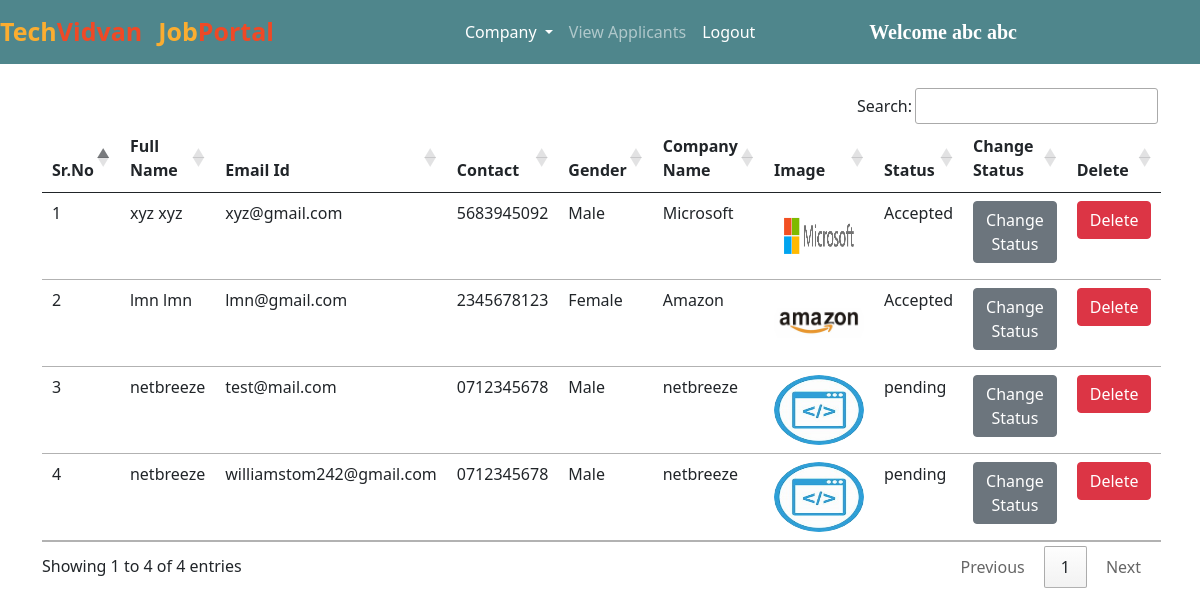
The app's page /all_companies/ (signed in) with its own data.
### jobs/models.py (models this page shows, shortened)
class Company(models.Model):
    user = models.ForeignKey(User, on_delete=models.CASCADE)
    phone = models.CharField(max_length=10)
    image = models.ImageField(upload_to="")
    gender = models.CharField(max_length=10)
    type = models.CharField(max_length=15)
    status = models.CharField(max_length=20)
    company_name = models.CharField(max_length=100)

### jobs/views.py (the view)
# urls.py: path("all_companies/", views.all_companies, name="all_companies"),
def all_companies(request):
    if not request.user.is_authenticated:
        return redirect("/admin_login")
    companies = Company.objects.all()
    return render(request, "all_companies.html", {'companies':companies})

### jobs/templates/all_companies.html (shortened to what this page needs)
{% extends 'admin_navbar.html' %}
{% block body %}
<div class="container mt-4">
<table class="table table-hover" id="example">
    <thead>
        <tr>
            <th>Sr.No</th>
            <th>Full Name</th>
            <th>Email Id</th>
            <th>Contact</th>
            <th>Gender</th>
            <th>Company Name</th>
            <th>Image</th>
            <th>Status</th>
            <th>Change Status</th>
            <th>Delete</th>
        </tr>
    </thead>
    <tbody>
        {% for company in companies %}
        <tr>
            <td>{{forloop.counter}}</td>
            <td>{{company.user.get_full_name}}</td>
            <td>{{company.user.email}}</td>
            <td>{{company.phone}}</td>
            <td>{{company.gender}}</td>
            <td>{{company.company_name}}</td>
            <td><img src="{{company.image.url}}" class="rounded-circle" width="90px" height="70px"></td>
            <td>{{company.status}}</td>
            <td><a href="/change_status/{{company.id}}/" class="btn btn-secondary">Change Status</a></td>
            <td><a href="/delete_company/{{company.user.id}}/" class="btn btn-danger" onclick="return confirm('Are you sure you want to delete this company?')">Delete</a></td>
        </tr>
        {% endfor %}
    </tbody>
</table>
</div>
{% endblock %}

### jobs/templates/admin_navbar.html (shortened to what this page needs)
<!doctype html>
<html lang="en">
<head>
  <link href="https://cdn.jsdelivr.net/npm/bootstrap@5.0.2/dist/css/bootstrap.min.css" rel="stylesheet"
>
  <link rel="stylesheet" href="https://cdn.datatables.net/1.10.25/css/jquery.dataTables.min.css">
  <link rel="stylesheet" href="https://cdn.datatables.net/buttons/1.7.1/css/buttons.dataTables.min.css">
</head>
<body>
  <nav class="navbar navbar-expand-lg navbar-dark">
      <a class="navbar-brand" href="/"><span class="head1">Tech</span><span class="head2">Vidvan</span></a>
      <a class="navbar-brand" href="#"><span class="head1">Job</span><span class="head2">Portal</span></a>
      <div class="container w-50">
      <div class="collapse navbar-collapse" id="navbarSupportedContent">
        <ul class="navbar-nav me-auto mb-2 mb-lg-0">
          <div class="collapse navbar-collapse" id="navbarNavDarkDropdown">
            <ul class="navbar-nav">
              <li class="nav-item dropdown">
                <a class="nav-link active dropdown-toggle" href="#" id="navbarDarkDropdownMenuLink" role="button" data-bs-toggle="dropdown" aria-expanded="false">
                  Company
                </a>
              </li>
            </ul>
          </div>
          <li class="nav-item">
            <a class="nav-link {% block view_applicants %} {% endblock %}" href="/view_applicants/">View Applicants</a>
          </li>
          <li class="nav-item">
            <a class="nav-link active" href="/logout/">Logout</a>
          </li>
        </ul>
        <a class="navbar-brand" style="font-weight: bold; font-family: 'Times New Roman', Times, serif;" href="#">Welcome {{request.user.get_full_name}}</a>
      </div>
      </div>
  </nav>
  {% block body %}
  {% endblock %}
</body>
</html>

### jobs/templates/admin_navbar.html (style rules this page uses)
.navbar { background-color: #4f868c; }
.head1 { color: #FBAD30; font-size: 25px; font-weight: bold; height: 50px; }
.head2 { color: #EF4926; font-size: 25px; font-weight: bold; }

### records on screen
Company: user.get_full_name "xyz xyz", user.email "xyz@gmail.com", phone "5683945092", gender "Male", company_name "Microsoft", image (picture), status "Accepted"
Company: user.get_full_name "lmn lmn", user.email "lmn@gmail.com", phone "2345678123", gender "Female", company_name "Amazon", image (picture), status "Accepted"
Company: user.get_full_name "netbreeze", user.email "test@mail.com", phone "0712345678", gender "Male", company_name "netbreeze", image (picture), status "pending"
Company: user.get_full_name "netbreeze", user.email "williamstom242@gmail.com", phone "0712345678", gender "Male", company_name "netbreeze", image (picture), status "pending"

### other values on screen
{{ request.user.get_full_name }} "abc abc"
